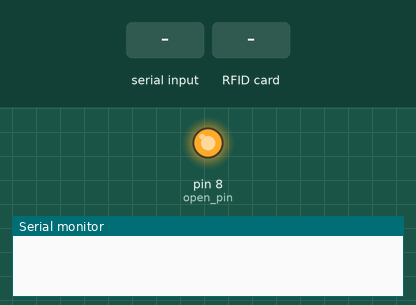
This program was run on a simulated Arduino Nano, built with avr-gcc and run on an emulated ATmega328P. Parts: output pins drawn as LEDs (lit = HIGH), the last lines printed to the serial monitor. The inputs (shaded band) are chosen by the test bench. Pins used as bus, display or sensor lines are not drawn.

Above: at 1.2 s.
1.3 s: "yes" received over Serial
At 1.9 s:
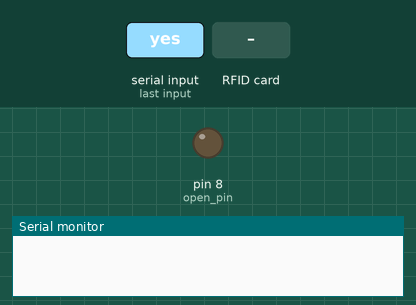
2.8 s: RFID card 5E 7A 19 C4 held to the reader
At 5.6 s:
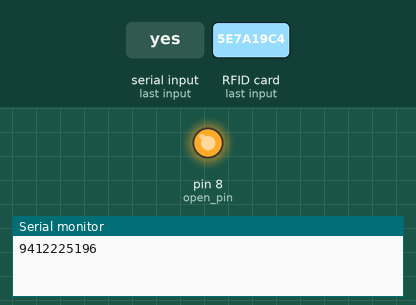
Timing chart, 0 to 7.1 s (numbered marks = the images above; inputs shaded):
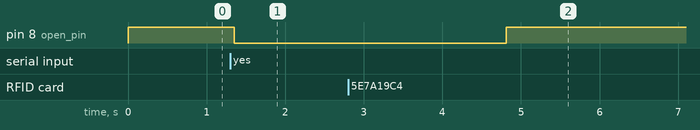

The program:

main.cpp
```cpp
/*
This is coworking door outside
rfid with arduino connected to the tablet via USB/Serial
*/

/*
 This is server part
 Read from SoftwareSerial, wich connect to local object and Write to Serial
 Read from Serial and print to SoftwareSerial

 Create in Atom - PlatformIO
 */

#include <Arduino.h>

#include <SoftwareSerial.h>
#include <SPI.h>
#include <MFRC522.h>

#define SS_PIN 10 //SS for RFID
#define RST_PIN 9 // RST for RFID (not connect)
#define open_pin 8

void printDec(byte *buffer, byte bufferSize);
void CheckCard(); //test dor with 4 cards
//void serialEvent();

//SoftwareSerial mySerial(2, 3); // RX, TX
String ID = "";
String msg="";
int myTimeout = 50;
byte nuidPICC = 0;
static uint32_t last;
bool flagRaley = false;
#define del 2000

MFRC522 rfid(SS_PIN, RST_PIN); // Instance of the RFID class

void setup() {
  Serial.begin(9600);
  //mySerial.begin(9600);
  Serial.setTimeout(myTimeout);
  //mySerial.setTimeout(myTimeout);
  pinMode(open_pin, OUTPUT);
  digitalWrite(open_pin, HIGH);

  SPI.begin(); // Init SPI bus
  rfid.PCD_Init(); // Init MFRC522
}

void loop() {
  if (((millis()-last) > del) & flagRaley) {
    nuidPICC = 0;
    digitalWrite(open_pin, HIGH);
    flagRaley = false;
  }

  // while (Serial.available()) {
  //   String myString = Serial.readString();
  //
  //   if (myString == "yes")
  //   {
  //     digitalWrite(open_pin, LOW);
  //   }}
  // if (mySerial.available()) {
  //   msg = mySerial.readString();
  //   Serial.print(msg);
  // }
  //
  // if (Serial.available()) {
  //   msg = Serial.readString();
  //   mySerial.print(msg);
  // }
  //
  // msg = "";

  // Look for new cards
  if ( ! rfid.PICC_IsNewCardPresent())
    return;

  // Verify if the NUID has been readed
  if ( ! rfid.PICC_ReadCardSerial())
    return;

  MFRC522::PICC_Type piccType = rfid.PICC_GetType(rfid.uid.sak);

  if (piccType != MFRC522::PICC_TYPE_MIFARE_MINI &&
    piccType != MFRC522::PICC_TYPE_MIFARE_1K &&
    piccType != MFRC522::PICC_TYPE_MIFARE_4K) {
    Serial.println(F("Your tag is not of type MIFARE Classic."));
    return;
  }
  if (rfid.uid.uidByte[0] != nuidPICC)
    {
      nuidPICC = rfid.uid.uidByte[0];

      printDec(rfid.uid.uidByte, rfid.uid.size);
      //CheckCard();
      Serial.println(ID);
      last = millis();
      flagRaley = true;
    }
  // Halt PICC
  rfid.PICC_HaltA();

  // Stop encryption on PCD
  rfid.PCD_StopCrypto1();

}

// void CheckCard()
// {
//   String Cards[] = {"14441160124",
//                     "150162859",
//                     "112249150124",
//                     "23351217172"};
//   for (int i = 0; i < 4; i ++)
//   {
//     if (ID == Cards[i])
//     {
//       digitalWrite(open_pin, LOW);
//       //Serial.println("OK");
//     }
//     //else {Serial.println("NOT");}
//   }
// }
/**
 * Helper routine to dump a byte array as dec values to Serial.
 */
void printDec(byte *buffer, byte bufferSize)
{
  ID = "";
  for (byte i = 0; i < bufferSize; i++)
  {
    ID.concat(String(buffer[i], DEC));
  }
}

void serialEvent() {
  while (Serial.available()) {
    String myString = Serial.readString();

    if (myString == "yes")
    {
      digitalWrite(open_pin, LOW);
    }

  }
}
```

Measured:
- after the input at 1.3 s, pin 8 (open_pin): HIGH → LOW after 0.05 s
- after the input at 2.8 s, pin 8 (open_pin): LOW → HIGH after 2.0 s
